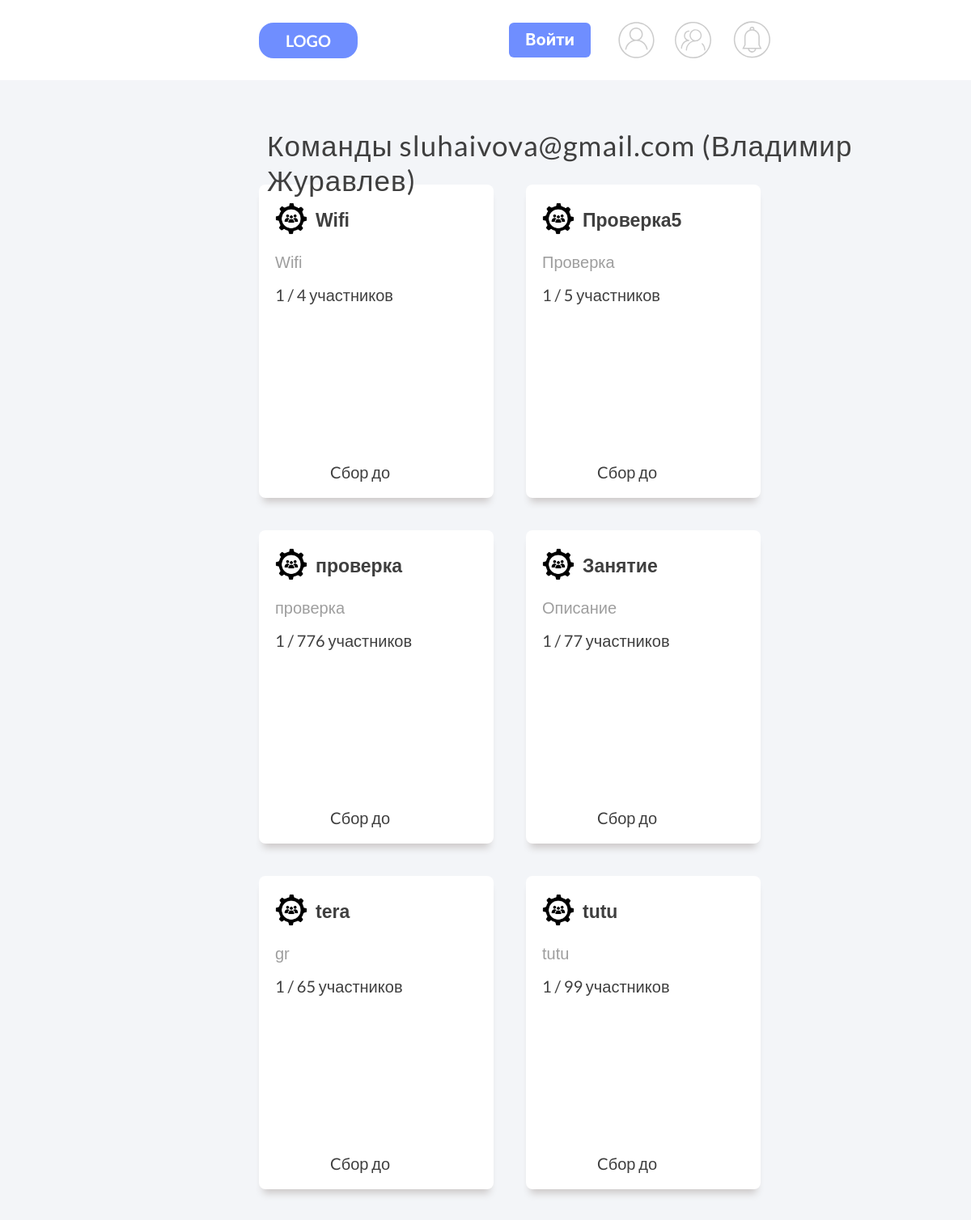
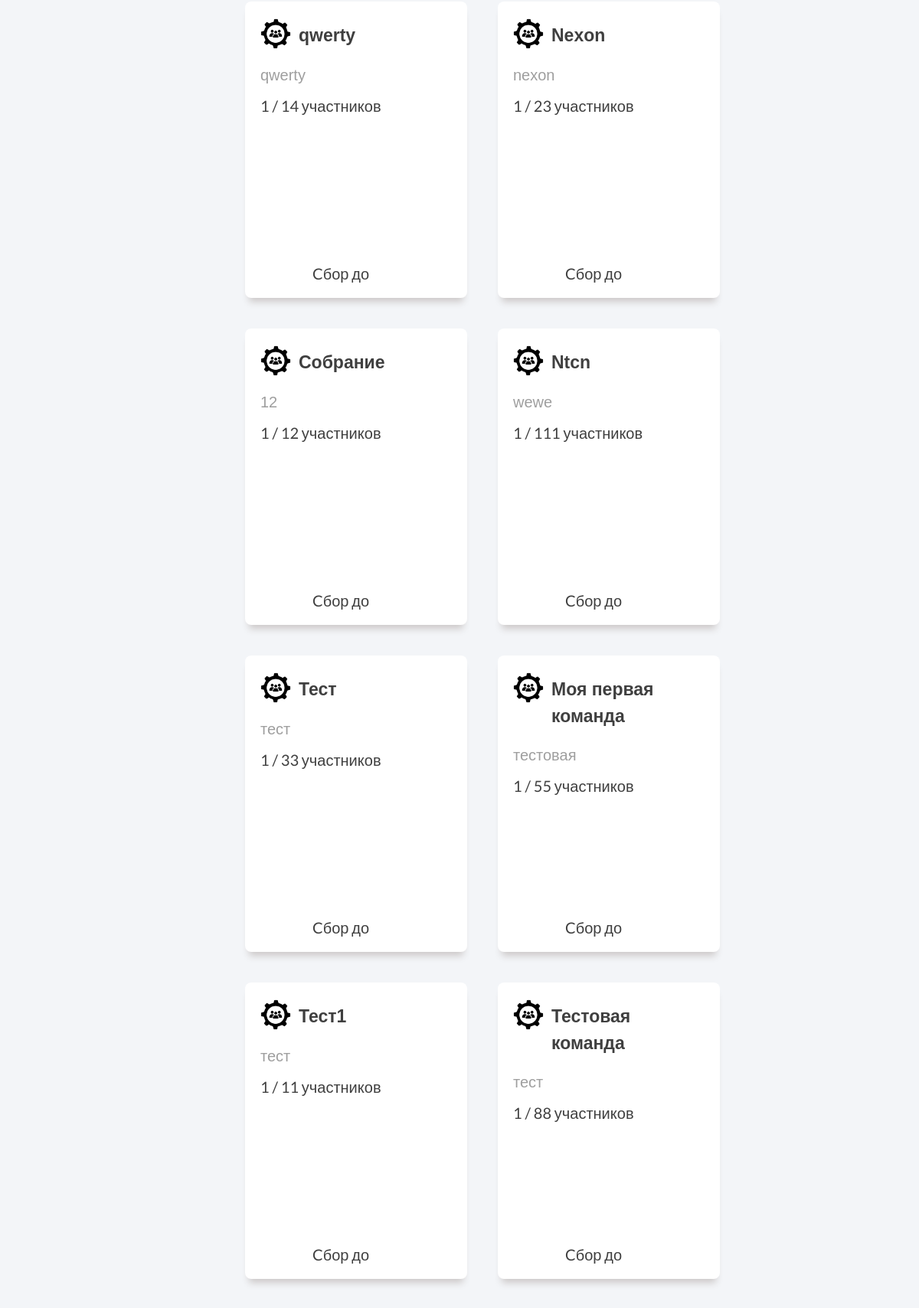
/profile/5/user-teams (upper part), run on the app's committed database (2 pictures, top to bottom).
### users/models.py (models this page shows, shortened)
class Profile(models.Model):
    user = models.OneToOneField(
        CustomUser,
        related_name='profile',
        on_delete=models.CASCADE
        )
    email = models.EmailField(_('email address'), unique=True)
    full_name = models.CharField(
        'Имя Фамилия',
        max_length=40,
        null=True,
        blank=True
        )
    town = models.CharField(
        ('Город пользователя'),
        null=True,
        max_length=20,
        blank=True
        )
    phone_number = models.CharField(
        'Телефон пользователя',
        null=True,
        blank=True,
        max_length=30
        )
    date_birth = models.CharField(
        'Возраст пользователя',
        null=True,
        blank=True,
        max_length=50)
    img = models.ImageField(
        'Фото пользователя',
        default='default.png',
        upload_to='user_images'
        )
    info = models.TextField('Информация о пользователе')
    education = models.CharField(
        'Информация об образовании',
        max_length=50,
        null=True,
        blank=True
        )
    work_experience = models.TextField('Опыт работы', null=True, blank=True)
    public_activities = models.TextField('Общественная деятельность', null=True, blank=True)
    teams = models.ManyToManyField(
        'Team',
        verbose_name='Мои команды',
        blank=True,
        related_name='teams'
        )
    instagram = models.URLField(
        max_length=100,
        blank=True,
        null=True,
        )
    vk = models.URLField(
        max_length=100,
        blank=True,
        null=True,
        )
    facebook = models.URLField(
        max_length=100,
        blank=True,
        null=True,
        )
    twitter = models.URLField(
        max_length=100,
        blank=True,
        null=True,
        )
    active_team_id = models.IntegerField(default=0)
    class Meta:
        verbose_name = 'Профиль'
        verbose_name_plural = 'Профили'

class Team(models.Model):
    ACTIVE = 'active'
    DELETED = 'deleted'
    CHOICES_STATUS = (
        (ACTIVE, 'Active'),
        (DELETED, 'Deleted')
    )
    name = models.CharField(
        'Наименование команды',
        max_length=64,
        )
    description = models.CharField(
        'Описание команды',
        max_length=1024,
        null=True,
        blank=True
        )
    owner = models.ForeignKey(
        CustomUser,
        related_name='created_teams',
        verbose_name='Автор команды',
        on_delete=models.CASCADE,
        blank=True,
        null=True,
        )
    members = models.ManyToManyField(
        CustomUser,
        related_name='users_teams',
        verbose_name='Участники',
        blank=True,
        )
    count_of_players = models.IntegerField('Число участников')
    created_at = models.DateTimeField(
        'Дата cоздания команды',
        auto_now_add=True,
        null=True,
        blank=True
        )
    img = models.ImageField(
        'Фото команды',
        default='default-team.png',
        upload_to='user_images'
        )
    status = models.CharField(max_length=10, choices=CHOICES_STATUS, default=ACTIVE)
    class Meta:
        ordering = ['-created_at']
        verbose_name = 'Команду'
        verbose_name_plural = 'Команды'

### users/views.py (the view)
# urls.py: path('profile/<int:pk>/user-teams', userViews.UserTeamView.as_view(), name='user-teams'),
class UserTeamView(ListView):
    template_name = 'teams/user-teams.html'
    model = Profile
    paginate_by = 4
    def get_context_data(self, **kwards):
        ctx = super(UserTeamView, self).get_context_data(**kwards)
        ctx['target'] = Profile.objects.get(pk=self.kwargs['pk'])
        return ctx

### users/templates/teams/user-teams.html (shortened to what this page needs)
{% extends 'users/base.html'%}
{% load static %}
{% block link %}
    <link rel="stylesheet" type='text/css' href="{% static 'teams/css/user-teams.css' %}">
{% endblock %}
{% block content %}
    <div class="my-teams">
        {% if target.id == user.id %}
            <div class="text-label-mt"> Мои команды </div>
            {% if messages %}
            {% for mess in messages %}
                <div class="alert" id="hide">
                    {{ mess }}
                    <div class="btn-close">
                        <svg class="icon-close" enable-background="new 0 0 256 256" height="256px" id="Layer_1" version="1.1" viewBox="0 0 256 256" width="256px" xml:space="preserve" xmlns="http://www.w3.org/2000/svg" xmlns:xlink="http://www.w3.org/1999/xlink"><path d="M183.191,174.141c2.5,2.498,2.5,6.552,0,9.05c-1.249,1.25-2.889,1.875-4.525,1.875c-1.638,0-3.277-0.625-4.525-1.875  l-46.142-46.142L81.856,183.19c-1.249,1.25-2.888,1.875-4.525,1.875c-1.638,0-3.277-0.625-4.525-1.875c-2.5-2.498-2.5-6.552,0-9.05  l46.143-46.143L72.806,81.856c-2.5-2.499-2.5-6.552,0-9.05c2.497-2.5,6.553-2.5,9.05,0l46.142,46.142l46.142-46.142  c2.497-2.5,6.553-2.5,9.051,0c2.5,2.499,2.5,6.552,0,9.05l-46.143,46.142L183.191,174.141z M256,128C256,57.42,198.58,0,128,0  C57.42,0,0,57.42,0,128c0,70.58,57.42,128,128,128C198.58,256,256,198.58,256,128z M243.2,128c0,63.521-51.679,115.2-115.2,115.2  c-63.522,0-115.2-51.679-115.2-115.2C12.8,64.478,64.478,12.8,128,12.8C191.521,12.8,243.2,64.478,243.2,128z"/></svg>
                    </div>
                </div>
            {%endfor%}
        {% endif %}
        {% else %}
            <div class="text-label-mt"> Команды {{ target.email }} ({{ target.full_name }}) </div>
        {% endif %}
        <div class="block-teams" id="teamID">
            {% for team in target.teams.all %}
                <a href="{% url 'team' team.id %}" class="icon-team">
                    <div class="frame-19">
                        <div class="frame-26">
                            <div class="frame-17">
                                <div class="frame-21">
                                    <img src="{{ team.img.url }}" alt="" class="unsplash">
                                </div>
                                <div class="frame-25">
                                    <div class="text_label_t valign-text-middle lato-semi-bold-ship-gray-23px"> {{ team.name }} </div>
                                </div>
                            </div>
                            <div class="text_label valign-text-middle lato-semi-bold-ship-gray-20px"> {{team.description|striptags|truncatechars:50}} </div>
                            <div class="frame-20">
                                <div class="frame-19-pl">
                                    <div class="valign-text-middle players  lato-normal-ship-gray"> {{team.members.all|length}} / {{team.count_of_players}} участников </div>
                                </div>
                            </div>
                        </div>
                        <div class="sbor valign-text-middle lato-normal-ship-gray"> Cбор до  </div>
                    </div>
                </a>
            {% endfor %}
        </div>
    </div>
{%endblock%}

### users/static/users/css/base.css (style rules this page uses)
body { width: 100%; height: 100%; }
.lato-normal-ship-gray { color:rgba(63, 63, 63, 1); font-family: 'Lato', sans-serif; font-size: 20px; font-weight: 400; font-style: normal; }
.lato-semi-bold-ship-gray-23px { color: rgba(63, 63, 63, 1); font-family: 'Lato-SemiBold', sans-serif; font-size: 23px; font-weight: 600; font-style: normal; }
.lato-semi-bold-ship-gray-20px { color: rgba(63, 63, 63, 1); font-family: 'Lato-SemiBold', sans-serif; font-size: 20px; font-weight: 400; font-style: normal; }
.base a { text-decoration: none; transition: 200ms; transition-timing-function: ease-in-out; -webkit-transition: 200ms; -webkit-transition-timing-function: ease-in-out; }

### users/static/teams/css/user-teams.css (style rules this page uses)
:root { --font-family-lato: "Lato"; }
.text-label-mt { background-color: transparent; color:rgba(63, 63, 63, 1); font-family: 'Lato', sans-serif; font-size: 35px; font-weight: 400; font-style: normal; height: auto; left: 330px; letter-spacing: 1.05px; line-height: normal; mix-blend-mode: normal; position: absolute; text-align: left; top: 158px; width: auto; }
.block-teams { display: flex; flex-wrap: wrap; margin-left: 320px; margin-top: 129px; max-width: 1300px; gap: 40px; margin-bottom: 60px; }
.frame-19 { background-color: white; border-radius: 8px; border: 2px solid transparent; height: 387px; width: 290px; display: flex; flex-direction: column; overflow: hidden; padding: 20px 0; transition: 400ms; transition-timing-function: ease-in-out; -webkit-transition: 400ms; -webkit-transition-timing-function: ease-in-out; box-shadow: 0 10px 10px -5px rgb(204, 200, 200); }
.frame-26 { align-items: flex-start; align-self: center; border: 1px none; background-color: transparent; display: flex; flex-direction: column; gap: 14px; width: 250px; }
.frame-17 { align-items: flex-start; border: 1px none; display: flex; gap: 10px; width: 250px; }
.unsplash { background-color: transparent; height: 40px; mix-blend-mode: normal; min-width: 40px; border-radius: 50%; object-fit: cover; mix-blend-mode: normal; }
.frame-25 { align-items: flex-start; border: 1px none; display: flex; flex: 1; gap: 10px; padding: 5px 0px 7px; }
.text_label { align-self: stretch; background-color: transparent; letter-spacing: 0px; line-height: 26px; mix-blend-mode: normal; opacity: 0.5; word-wrap: break-word; word-break: break-all; }
.frame-20 { align-items: flex-start; border: 1px none; display: flex; flex-direction: column; gap: 20px; width: fit-content; }
.players { background-color: transparent; letter-spacing: 0px; line-height: 26px; width: fit-content; mix-blend-mode: normal; white-space: nowrap; }
.sbor { height: 26px; letter-spacing: 0; line-height: 26px; margin-left: 86px; margin-top: 320px; min-width: 184px; white-space: nowrap; position: absolute; }

### data on the page
Profile: email "sluhaivova@gmail.com", full_name "Владимир Журавлев"
Team: img (placeholder picture), name "Wifi", description "Wifi", members.all|length "1", count_of_players "4"
Team: img (placeholder picture), name "Проверка5", description "Проверка", members.all|length "1", count_of_players "5"
Team: img (placeholder picture), name "проверка", description "проверка", members.all|length "1", count_of_players "776"
Team: img (placeholder picture), name "Занятие", description "Описание", members.all|length "1", count_of_players "77"
Team: img (placeholder picture), name "tera", description "gr", members.all|length "1", count_of_players "65"
Team: img (placeholder picture), name "tutu", description "tutu", members.all|length "1", count_of_players "99"
Team: img (placeholder picture), name "qwerty", description "qwerty", members.all|length "1", count_of_players "14"
Team: img (placeholder picture), name "Nexon", description "nexon", members.all|length "1", count_of_players "23"
Team: img (placeholder picture), name "Собрание", description "12", members.all|length "1", count_of_players "12"
Team: img (placeholder picture), name "Ntcn", description "wewe", members.all|length "1", count_of_players "111"
Team: img (placeholder picture), name "Тест", description "тест", members.all|length "1", count_of_players "33"
Team: img (placeholder picture), name "Моя первая команда", description "тестовая", members.all|length "1", count_of_players "55"
Team: img (placeholder picture), name "Тест1", description "тест", members.all|length "1", count_of_players "11"
Team: img (placeholder picture), name "Тестовая команда", description "тест", members.all|length "1", count_of_players "88"
